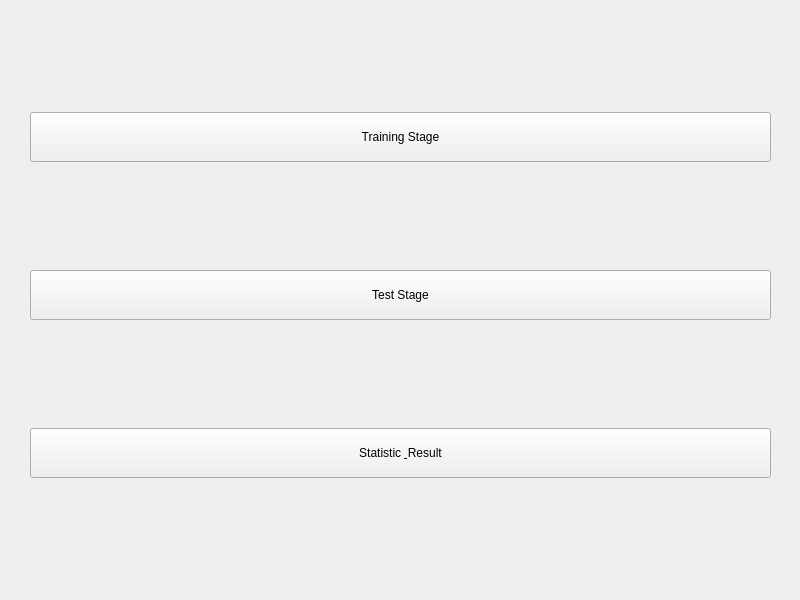
<?xml version="1.0" encoding="UTF-8"?>
<ui version="4.0">
 <class>Interface</class>
 <widget class="QMainWindow" name="Interface">
  <property name="geometry">
   <rect>
    <x>0</x>
    <y>0</y>
    <width>800</width>
    <height>600</height>
   </rect>
  </property>
  <property name="windowTitle">
   <string>MainWindow</string>
  </property>
  <widget class="QWidget" name="centralwidget">
   <property name="minimumSize">
    <size>
     <width>200</width>
     <height>200</height>
    </size>
   </property>
   <widget class="QWidget" name="verticalLayoutWidget">
    <property name="geometry">
     <rect>
      <x>30</x>
      <y>10</y>
      <width>741</width>
      <height>571</height>
     </rect>
    </property>
    <layout class="QVBoxLayout" name="verticalLayout">
     <item>
      <widget class="QPushButton" name="button_training_stage">
       <property name="enabled">
        <bool>true</bool>
       </property>
       <property name="minimumSize">
        <size>
         <width>1</width>
         <height>50</height>
        </size>
       </property>
       <property name="text">
        <string>Training Stage</string>
       </property>
      </widget>
     </item>
     <item>
      <widget class="QPushButton" name="button_test_stage">
       <property name="minimumSize">
        <size>
         <width>1</width>
         <height>50</height>
        </size>
       </property>
       <property name="text">
        <string>Test Stage</string>
       </property>
      </widget>
     </item>
     <item>
      <widget class="QPushButton" name="button_statistic_stage">
       <property name="minimumSize">
        <size>
         <width>1</width>
         <height>50</height>
        </size>
       </property>
       <property name="text">
        <string>Statistic &amp; Result</string>
       </property>
      </widget>
     </item>
    </layout>
   </widget>
  </widget>
 </widget>
 <resources/>
 <connections/>
</ui>
